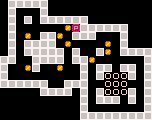

This is a level from a 2D game, rendered from its Tiled map with the project's own tilesets. A one-line summary and the complete map file follow:
An orthogonal 19x15 tile map with 8x8 px tiles, 1 tile layer (tiles).

<map version="1.0" tiledversion="1.0.2" orientation="orthogonal" renderorder="left-up" width="19" height="15" tilewidth="8" tileheight="8" nextobjectid="1">
 <tileset firstgid="1" source="tileset.tsx" />
 <layer name="tiles" width="19" height="15">
  <data encoding="csv">
0,5,5,5,5,5,0,0,0,0,0,0,0,0,0,0,0,0,0,0,5,0,0,0,5,0,0,0,0,0,0,0,0,0,0,0,0,0,0,5,0,5,0,5,5,5,5,5,5,0,0,0,0,0,0,0,0,0,5,0,0,0,0,0,0,1,3,5,5,5,5,5,5,0,0,0,0,5,0,1,0,5,5,1,0,5,5,5,0,0,0,5,0,0,0,0,5,0,5,5,5,5,0,1,0,0,0,0,1,0,5,0,0,0,0,5,0,5,5,5,5,5,0,5,0,0,5,1,0,5,5,5,5,5,5,0,0,5,5,5,5,0,5,5,1,0,0,0,0,0,0,5,5,0,0,1,5,0,0,1,0,0,5,0,5,5,0,5,5,0,5,5,0,0,0,0,0,0,0,0,0,5,0,5,2,2,2,5,0,5,5,5,5,5,5,5,0,0,5,5,5,0,0,2,2,2,0,0,5,0,0,0,0,0,5,5,5,5,0,5,0,5,2,2,2,5,0,5,0,0,0,0,0,0,0,0,0,0,5,0,5,5,5,0,5,0,5,0,0,0,0,0,0,0,0,0,0,5,0,0,0,0,0,0,0,5,0,0,0,0,0,0,0,0,0,0,5,5,5,5,5,5,5,5,5
</data>
 </layer>
</map>